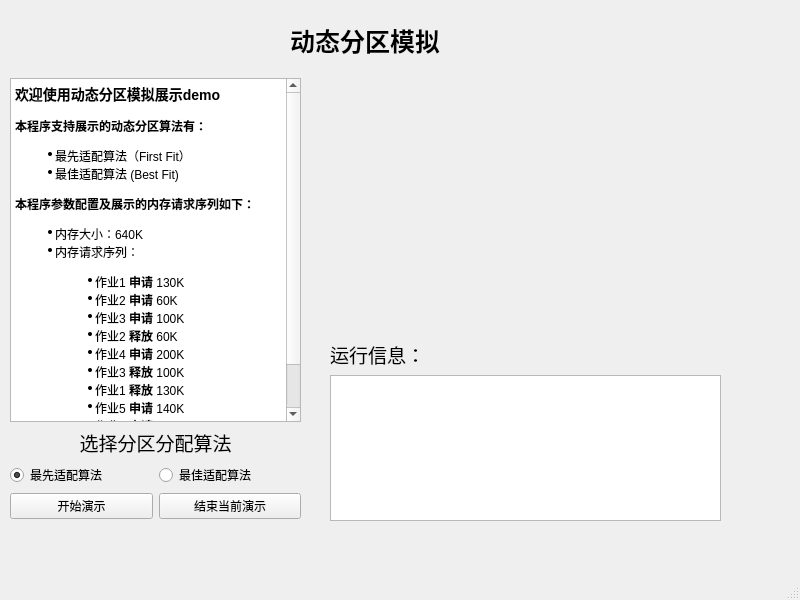
<?xml version="1.0" encoding="UTF-8"?>
<ui version="4.0">
 <class>MainWindow</class>
 <widget class="QMainWindow" name="MainWindow">
  <property name="geometry">
   <rect>
    <x>0</x>
    <y>0</y>
    <width>800</width>
    <height>600</height>
   </rect>
  </property>
  <property name="windowTitle">
   <string>MainWindow</string>
  </property>
  <property name="animated">
   <bool>true</bool>
  </property>
  <widget class="QWidget" name="centralwidget">
   <widget class="QLabel" name="title">
    <property name="geometry">
     <rect>
      <x>290</x>
      <y>20</y>
      <width>161</width>
      <height>41</height>
     </rect>
    </property>
    <property name="font">
     <font>
      <pointsize>19</pointsize>
      <weight>75</weight>
      <italic>false</italic>
      <bold>true</bold>
     </font>
    </property>
    <property name="text">
     <string>动态分区模拟</string>
    </property>
   </widget>
   <widget class="QWidget" name="verticalLayoutWidget_3">
    <property name="geometry">
     <rect>
      <x>330</x>
      <y>340</y>
      <width>391</width>
      <height>181</height>
     </rect>
    </property>
    <layout class="QVBoxLayout" name="verticalLayout_3">
     <item>
      <widget class="QLabel" name="label">
       <property name="font">
        <font>
         <family>宋体</family>
         <pointsize>14</pointsize>
        </font>
       </property>
       <property name="text">
        <string>运行信息：</string>
       </property>
      </widget>
     </item>
     <item>
      <widget class="QTextEdit" name="textEdit">
       <property name="readOnly">
        <bool>true</bool>
       </property>
      </widget>
     </item>
    </layout>
   </widget>
   <widget class="MemoryView" name="widget" native="true">
    <property name="geometry">
     <rect>
      <x>330</x>
      <y>100</y>
      <width>381</width>
      <height>181</height>
     </rect>
    </property>
    <property name="styleSheet">
     <string notr="true">backgroung-color: rgb(170, 255, 127)</string>
    </property>
   </widget>
   <widget class="QWidget" name="verticalLayoutWidget">
    <property name="geometry">
     <rect>
      <x>10</x>
      <y>78</y>
      <width>291</width>
      <height>441</height>
     </rect>
    </property>
    <layout class="QVBoxLayout" name="verticalLayout" stretch="0,0,0,0">
     <item>
      <widget class="QTextEdit" name="info_text">
       <property name="readOnly">
        <bool>true</bool>
       </property>
       <property name="html">
        <string>&lt;!DOCTYPE HTML PUBLIC &quot;-//W3C//DTD HTML 4.0//EN&quot; &quot;http://www.w3.org/TR/REC-html40/strict.dtd&quot;&gt;
&lt;html&gt;&lt;head&gt;&lt;meta name=&quot;qrichtext&quot; content=&quot;1&quot; /&gt;&lt;style type=&quot;text/css&quot;&gt;
p, li { white-space: pre-wrap; }
&lt;/style&gt;&lt;/head&gt;&lt;body style=&quot; font-family:'SimSun'; font-size:9pt; font-weight:400; font-style:normal;&quot;&gt;
&lt;h3 style=&quot; margin-top:14px; margin-bottom:12px; margin-left:0px; margin-right:0px; -qt-block-indent:0; text-indent:0px;&quot;&gt;&lt;span style=&quot; font-size:large; font-weight:600;&quot;&gt;欢迎使用动态分区模拟展示demo&lt;/span&gt;&lt;/h3&gt;
&lt;h4 style=&quot; margin-top:12px; margin-bottom:12px; margin-left:0px; margin-right:0px; -qt-block-indent:0; text-indent:0px;&quot;&gt;&lt;span style=&quot; font-size:medium; font-weight:600;&quot;&gt;本程序支持展示的动态分区算法有：&lt;/span&gt;&lt;/h4&gt;
&lt;ul style=&quot;margin-top: 0px; margin-bottom: 0px; margin-left: 0px; margin-right: 0px; -qt-list-indent: 1;&quot;&gt;&lt;li style=&quot;&quot; style=&quot; margin-top:12px; margin-bottom:0px; margin-left:0px; margin-right:0px; -qt-block-indent:0; text-indent:0px;&quot;&gt;最先适配算法（First Fit） &lt;/li&gt;
&lt;li style=&quot;&quot; style=&quot; margin-top:0px; margin-bottom:12px; margin-left:0px; margin-right:0px; -qt-block-indent:0; text-indent:0px;&quot;&gt;最佳适配算法 (Best Fit)&lt;/li&gt;&lt;/ul&gt;
&lt;h4 style=&quot; margin-top:12px; margin-bottom:12px; margin-left:0px; margin-right:0px; -qt-block-indent:0; text-indent:0px;&quot;&gt;&lt;span style=&quot; font-size:medium; font-weight:600;&quot;&gt;本程序参数配置及展示的内存请求序列如下：&lt;/span&gt;&lt;/h4&gt;
&lt;ul style=&quot;margin-top: 0px; margin-bottom: 0px; margin-left: 0px; margin-right: 0px; -qt-list-indent: 1;&quot;&gt;&lt;li style=&quot;&quot; style=&quot; margin-top:12px; margin-bottom:0px; margin-left:0px; margin-right:0px; -qt-block-indent:0; text-indent:0px;&quot;&gt;内存大小：640K &lt;/li&gt;
&lt;li style=&quot;&quot; style=&quot; margin-top:0px; margin-bottom:12px; margin-left:0px; margin-right:0px; -qt-block-indent:0; text-indent:0px;&quot;&gt;内存请求序列： &lt;/li&gt;&lt;/ul&gt;
&lt;ul style=&quot;margin-top: 0px; margin-bottom: 0px; margin-left: 0px; margin-right: 0px; -qt-list-indent: 2;&quot;&gt;&lt;li style=&quot;&quot; style=&quot; margin-top:0px; margin-bottom:0px; margin-left:0px; margin-right:0px; -qt-block-indent:0; text-indent:0px;&quot;&gt;作业1 &lt;span style=&quot; font-weight:600;&quot;&gt;申请&lt;/span&gt; 130K &lt;/li&gt;
&lt;li style=&quot;&quot; style=&quot; margin-top:0px; margin-bottom:0px; margin-left:0px; margin-right:0px; -qt-block-indent:0; text-indent:0px;&quot;&gt;作业2 &lt;span style=&quot; font-weight:600;&quot;&gt;申请&lt;/span&gt; 60K &lt;/li&gt;
&lt;li style=&quot;&quot; style=&quot; margin-top:0px; margin-bottom:0px; margin-left:0px; margin-right:0px; -qt-block-indent:0; text-indent:0px;&quot;&gt;作业3 &lt;span style=&quot; font-weight:600;&quot;&gt;申请&lt;/span&gt; 100K &lt;/li&gt;
&lt;li style=&quot;&quot; style=&quot; margin-top:0px; margin-bottom:0px; margin-left:0px; margin-right:0px; -qt-block-indent:0; text-indent:0px;&quot;&gt;作业2 &lt;span style=&quot; font-weight:600;&quot;&gt;释放&lt;/span&gt; 60K &lt;/li&gt;
&lt;li style=&quot;&quot; style=&quot; margin-top:0px; margin-bottom:0px; margin-left:0px; margin-right:0px; -qt-block-indent:0; text-indent:0px;&quot;&gt;作业4 &lt;span style=&quot; font-weight:600;&quot;&gt;申请&lt;/span&gt; 200K &lt;/li&gt;
&lt;li style=&quot;&quot; style=&quot; margin-top:0px; margin-bottom:0px; margin-left:0px; margin-right:0px; -qt-block-indent:0; text-indent:0px;&quot;&gt;作业3 &lt;span style=&quot; font-weight:600;&quot;&gt;释放&lt;/span&gt; 100K &lt;/li&gt;
&lt;li style=&quot;&quot; style=&quot; margin-top:0px; margin-bottom:0px; margin-left:0px; margin-right:0px; -qt-block-indent:0; text-indent:0px;&quot;&gt;作业1 &lt;span style=&quot; font-weight:600;&quot;&gt;释放&lt;/span&gt; 130K &lt;/li&gt;
&lt;li style=&quot;&quot; style=&quot; margin-top:0px; margin-bottom:0px; margin-left:0px; margin-right:0px; -qt-block-indent:0; text-indent:0px;&quot;&gt;作业5 &lt;span style=&quot; font-weight:600;&quot;&gt;申请&lt;/span&gt; 140K &lt;/li&gt;
&lt;li style=&quot;&quot; style=&quot; margin-top:0px; margin-bottom:0px; margin-left:0px; margin-right:0px; -qt-block-indent:0; text-indent:0px;&quot;&gt;作业6 &lt;span style=&quot; font-weight:600;&quot;&gt;申请&lt;/span&gt; 60K &lt;/li&gt;
&lt;li style=&quot;&quot; style=&quot; margin-top:0px; margin-bottom:0px; margin-left:0px; margin-right:0px; -qt-block-indent:0; text-indent:0px;&quot;&gt;作业7 &lt;span style=&quot; font-weight:600;&quot;&gt;申请&lt;/span&gt; 50K &lt;/li&gt;
&lt;li style=&quot;&quot; style=&quot; margin-top:0px; margin-bottom:0px; margin-left:0px; margin-right:0px; -qt-block-indent:0; text-indent:0px;&quot;&gt;作业6 &lt;span style=&quot; font-weight:600;&quot;&gt;释放&lt;/span&gt; 60K &lt;/li&gt;&lt;/ul&gt;&lt;/body&gt;&lt;/html&gt;</string>
       </property>
      </widget>
     </item>
     <item>
      <widget class="QLabel" name="algorithm_label">
       <property name="text">
        <string>&lt;html&gt;&lt;head/&gt;&lt;body&gt;&lt;p&gt;&lt;span style=&quot; font-size:14pt;&quot;&gt;选择分区分配算法&lt;/span&gt;&lt;/p&gt;&lt;/body&gt;&lt;/html&gt;</string>
       </property>
       <property name="alignment">
        <set>Qt::AlignCenter</set>
       </property>
       <property name="wordWrap">
        <bool>false</bool>
       </property>
      </widget>
     </item>
     <item>
      <layout class="QHBoxLayout" name="horizontalLayout" stretch="0,0">
       <property name="spacing">
        <number>6</number>
       </property>
       <item>
        <widget class="QRadioButton" name="first_fit_button">
         <property name="text">
          <string>最先适配算法</string>
         </property>
         <property name="checked">
          <bool>true</bool>
         </property>
        </widget>
       </item>
       <item>
        <widget class="QRadioButton" name="best_fit_button">
         <property name="text">
          <string>最佳适配算法</string>
         </property>
        </widget>
       </item>
      </layout>
     </item>
     <item>
      <layout class="QHBoxLayout" name="horizontalLayout_3">
       <item>
        <widget class="QPushButton" name="start_trigger">
         <property name="text">
          <string>开始演示</string>
         </property>
        </widget>
       </item>
       <item>
        <widget class="QPushButton" name="clear_trigger">
         <property name="text">
          <string>结束当前演示</string>
         </property>
        </widget>
       </item>
      </layout>
     </item>
    </layout>
   </widget>
  </widget>
  <widget class="QMenuBar" name="menubar">
   <property name="geometry">
    <rect>
     <x>0</x>
     <y>0</y>
     <width>800</width>
     <height>22</height>
    </rect>
   </property>
  </widget>
  <widget class="QStatusBar" name="statusbar"/>
 </widget>
 <customwidgets>
  <customwidget>
   <class>MemoryView</class>
   <extends>QWidget</extends>
   <header>memory_view.py</header>
   <container>1</container>
  </customwidget>
 </customwidgets>
 <resources/>
 <connections/>
</ui>
